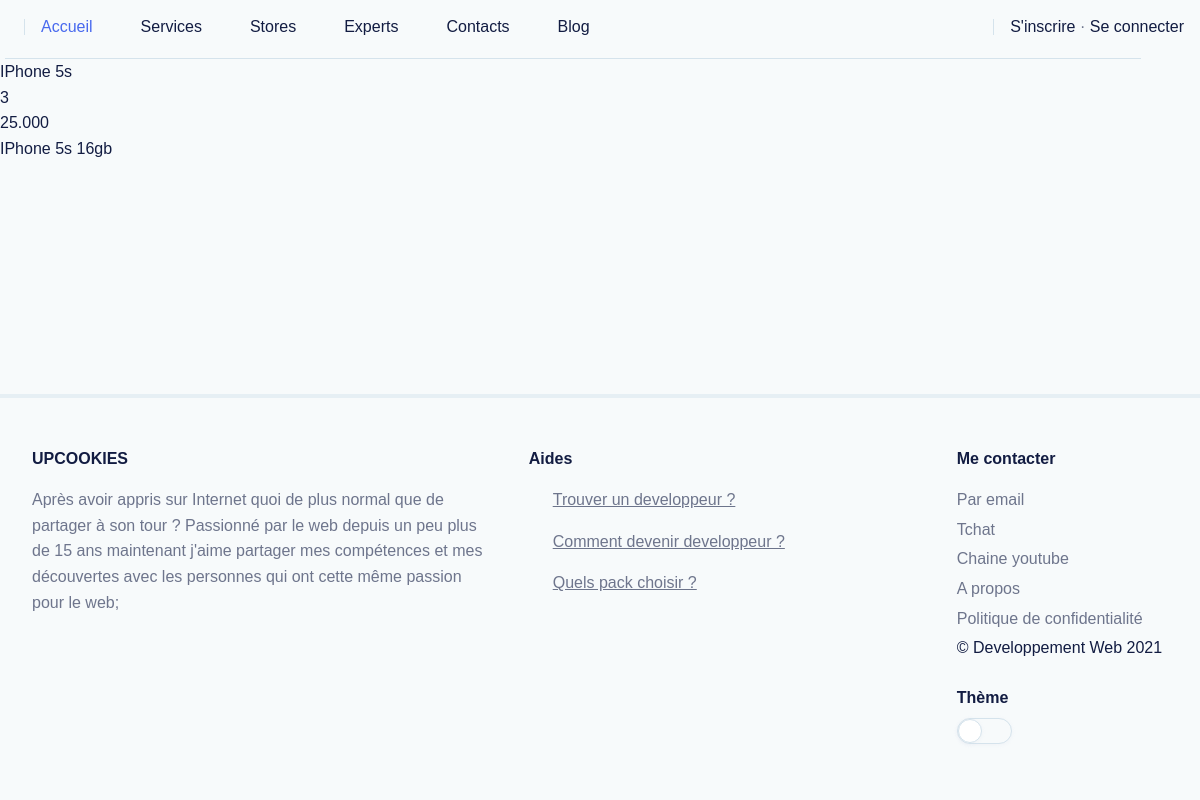
Page /store/item/iphone_5s/ on the committed database.
### store/models.py (models this page shows, shortened)
class Produit(models.Model):
    name = models.CharField(max_length=255, unique=True)
    slug = models.SlugField(max_length=255)
    pub_date = models.DateTimeField('date published', null=True)
    image = models.ManyToManyField(Images)
    number = models.IntegerField(default=1)
    price = models.CharField(max_length=10)
    description = models.TextField(blank=True)
    class Meta:
        verbose_name = "Produit"
        verbose_name_plural = "Produit"
        ordering = ('-pub_date',)

### store/views.py (the view)
# urls.py: path('item/<slug:slug>/', views.detail, name='detail'),
def detail(request, slug):
    produit = get_object_or_404(Produit, slug=slug)
    return render(request, 'store/product_page.html', {'produit':produit})

### templates/store/product_page.html (shortened to what this page needs)
{% extends "../base.html" %}
{% block content %}
	<p>{{ produit.name }}</p>
	<p>{{ produit.number }}</p>
	<p>{{ produit.price }}</p>
	<p>{{ produit.description }}</p>
{% endblock %}

### rows in the picture
Produit: name "IPhone 5s", number "3", price "25.000", description "IPhone 5s 16gb"
